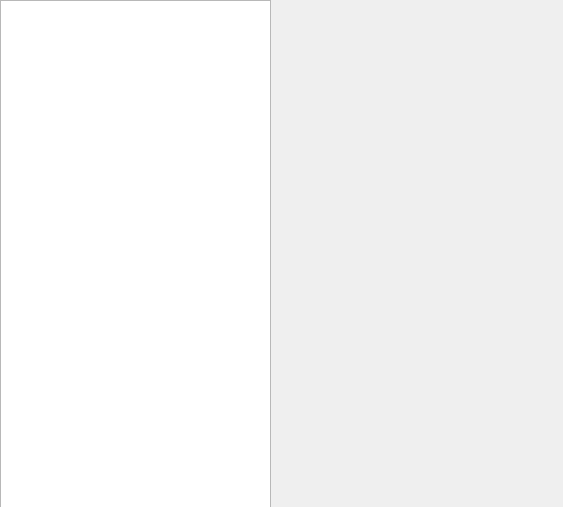
<?xml version="1.0" encoding="UTF-8"?>
<ui version="4.0">
 <class>widget</class>
 <widget class="QWidget" name="widget">
  <property name="geometry">
   <rect>
    <x>0</x>
    <y>0</y>
    <width>563</width>
    <height>507</height>
   </rect>
  </property>
  <property name="windowTitle">
   <string>Эспрессо</string>
  </property>
  <widget class="QLabel" name="label">
   <property name="geometry">
    <rect>
     <x>280</x>
     <y>0</y>
     <width>281</width>
     <height>511</height>
    </rect>
   </property>
   <property name="text">
    <string/>
   </property>
  </widget>
  <widget class="QTableWidget" name="tableWidget">
   <property name="geometry">
    <rect>
     <x>0</x>
     <y>0</y>
     <width>271</width>
     <height>511</height>
    </rect>
   </property>
   <attribute name="horizontalHeaderDefaultSectionSize">
    <number>150</number>
   </attribute>
  </widget>
 </widget>
 <resources/>
 <connections/>
</ui>
